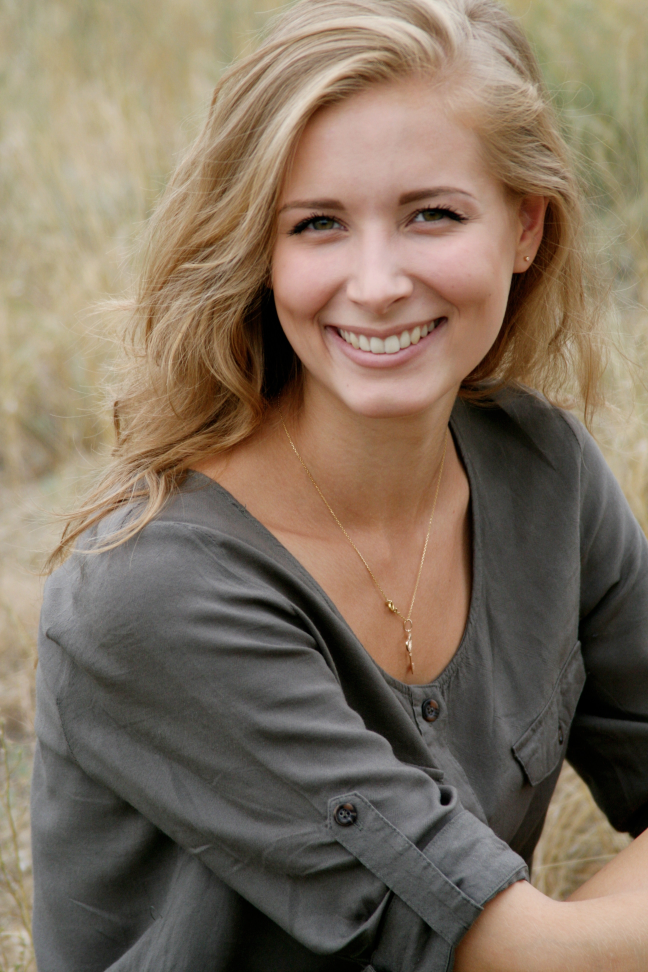
#> input picture adult-beautiful-happy-38554.jpg, 2592 x 3888 px (shown at 1/4 size)
$ python resize.py
#> lines starting #> are read from the running program, lines starting #| are printed output that depends on the picture
import cv2
import matplotlib.pyplot as plt

#read picture
img = cv2.imread("adult-beautiful-happy-38554.jpg")
#> img is the input picture: shape (3888, 2592, 3); mean B, G, R 95.9, 113.1, 128.6

#resize photo
#img = cv2.resize(img, (width, height))
resize_img = cv2.resize(img, (600, 300))
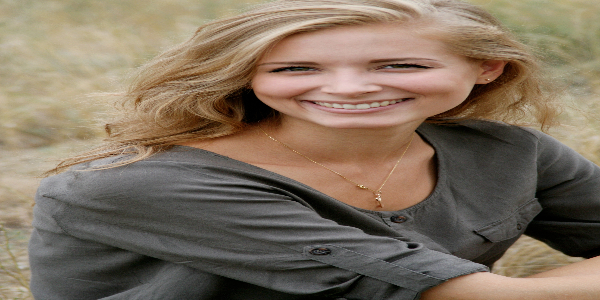
#> resize_img: shape (300, 600, 3); mean B, G, R 95.7, 113, 128.5

#save resized photo
cv2.imwrite("resize-output.jpg", resize_img)

#display
plt.imshow(cv2.cvtColor(resize_img, cv2.COLOR_BGR2RGB))
plt.show()

$ run again, with sample_picture.jpg copied over adult-beautiful-happy-38554.jpg
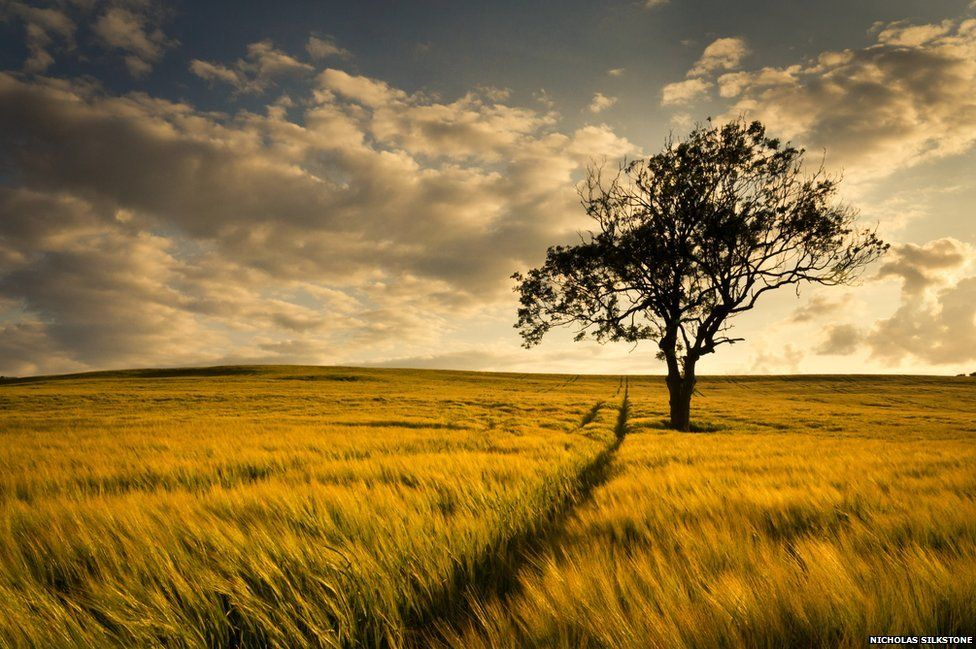
#> input picture sample_picture.jpg, 976 x 649 px
#> img is the input picture: shape (649, 976, 3); mean B, G, R 57, 113.3, 142.9
#> `resize_img = cv2.resize(img, (600, 300))`:
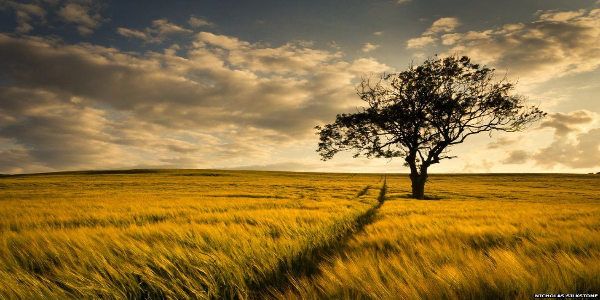
#> resize_img: shape (300, 600, 3); mean B, G, R 56.9, 113.1, 142.7
